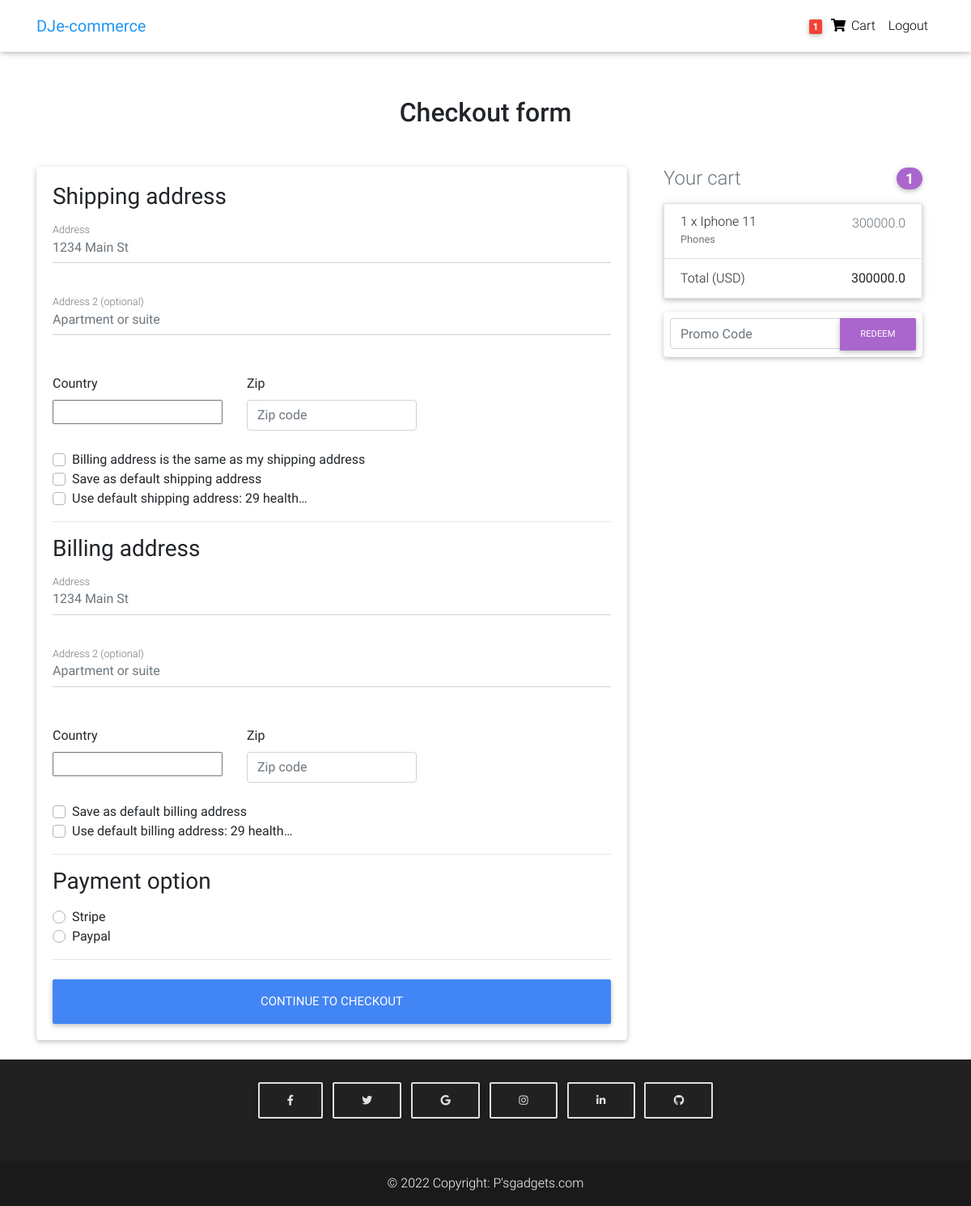
Before: /checkout/ (signed in) with the older database file.
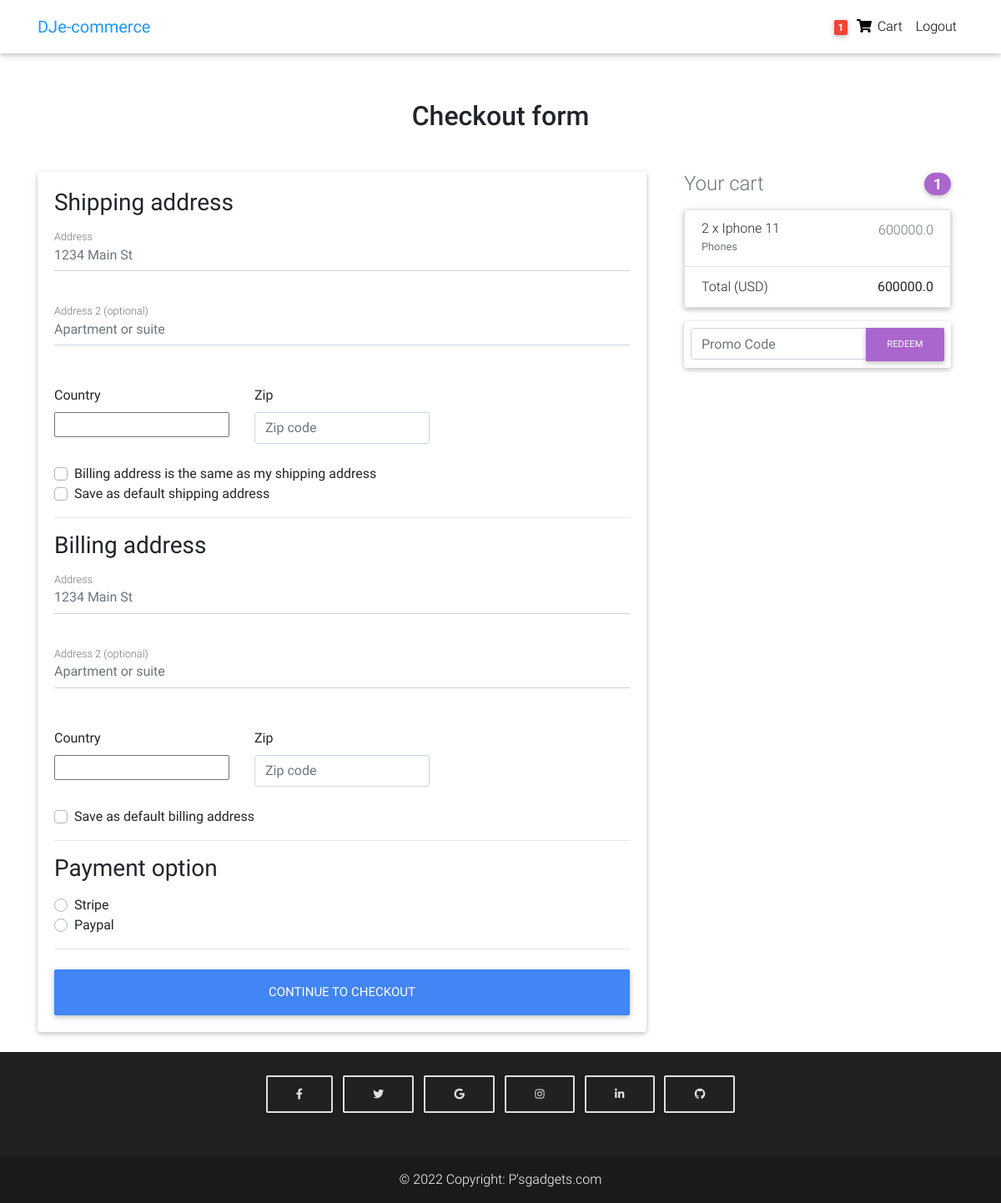
After: the same page with the newer database file.
### store/models.py (models this page shows, shortened)
class Address(models.Model):
    user = models.ForeignKey(settings.AUTH_USER_MODEL, on_delete=models.CASCADE)
    street_address = models.CharField(max_length=100)
    apartment_address = models.CharField(max_length=100)
    country = CountryField(multiple=False)
    zip = models.CharField(max_length=100)
    address_type = models.CharField(max_length=2, choices=ADDRESS_CHOICES)
    default = models.BooleanField(default=False)
    class Meta:
        verbose_name_plural = "Addresses"

class OrderItem(models.Model):
    user = models.ForeignKey(settings.AUTH_USER_MODEL, on_delete=models.CASCADE)
    ordered = models.BooleanField(default=False)
    item = models.ForeignKey(Product, on_delete=models.CASCADE)
    quantity = models.IntegerField(default=1)
    def get_total_item_price(self):
        return self.quantity * self.item.price
    def get_final_price(self):
        if self.item.discount_price:
            return self.get_total_discount_item_price()
        return self.get_total_item_price()

class Product(models.Model):
    title = models.CharField(max_length=100)
    brand = models.CharField(max_length=100)
    model = models.CharField(max_length=250, blank=True, null=True)
    features = models.TextField(blank=True, null=True)
    stock = models.IntegerField(default=100)
    released_on = models.CharField(max_length=100)
    dimensions = models.CharField(max_length=100)
    price = models.FloatField()
    discount_price = models.FloatField(blank=True, null=True)
    category = models.CharField(choices=CATEGORY_CHOICES, max_length=3)
    label =  models.CharField(choices=LABEL_CHOICES, max_length=1)
    slug = models.SlugField()
    description = models.TextField()
    image = models.ImageField(upload_to="product_images")

class Order(models.Model):
    user = models.ForeignKey(settings.AUTH_USER_MODEL, on_delete=models.CASCADE)
    ref_code = models.CharField(max_length=20, blank=True, null=True)
    items = models.ManyToManyField(OrderItem)
    strat_date = models.DateTimeField(auto_now_add=True)
    ordered_date = models.DateTimeField()
    ordered = models.BooleanField(default=False)
    billing_address = models.ForeignKey('Address', related_name="billing_address", on_delete=models.SET_NULL, blank=True, null=True)
    shipping_address = models.ForeignKey('Address', related_name="shipping_address", on_delete=models.SET_NULL, blank=True, null=True)
    payment = models.ForeignKey('Payment', on_delete=models.SET_NULL, blank=True, null=True)
    coupon = models.ForeignKey("Coupon", on_delete=models.SET_NULL, blank=True, null=True)
    being_delivered = models.BooleanField(default=False)
    received = models.BooleanField(default=False)
    refund_requested = models.BooleanField(default=False)
    refund_granted = models.BooleanField(default=False)
    def get_total(self):
        total = 0
        for order_item in self.items.all():
            total += order_item.get_final_price()
        if self.coupon:
            total -= self.coupon.amount
        return total

### store/views.py (the view, shortened to what this page needs)
# urls.py: path("checkout/", CheckoutView.as_view(), name="checkout"),
class CheckoutView(View):
    def get(self, *args, **kwargs):
        try:
            order = Order.objects.get(user=self.request.user, ordered=False)
            form = CheckoutForm()
            context = {
            'form': form,
            'couponform': CouponForm(),
            'order': order,
            'DISPLAY_COUPON_FORM': True,
            }
            shipping_address_qs = Address.objects.filter(
                user=self.request.user,
                address_type="S",
                default=True
            )
            if shipping_address_qs.exists():
                context.update({'default_shipping_address': shipping_address_qs[0]})
            billing_address_qs = Address.objects.filter(
                user=self.request.user,
                address_type="B",
                default=True
            )
            if billing_address_qs.exists():
                context.update({'default_billing_address': billing_address_qs[0]})
            return render(self.request, "store/checkout_3.html", context)
        except ObjectDoesNotExist:
            messages.info(self.request, 'You do not have an active order')
            return redirect("checkout")

### store/forms.py
class CheckoutForm(forms.Form):
    shipping_address = forms.CharField(required=False)
    shipping_address2 = forms.CharField(required=False)
    shipping_country = CountryField(blank_label='(select country)').formfield(
        required=False,
        widget=CountrySelectWidget(attrs={
        'class': 'custom-select d-block w-100'
    }))
    shipping_zip = forms.CharField(required=False)
    billing_address = forms.CharField(required=False)
    billing_address2 = forms.CharField(required=False)
    billing_country = CountryField(blank_label='(select country)').formfield(
        required=False,
        widget=CountrySelectWidget(attrs={'class': 'custom-select d-block w-100',
        }))
    billing_zip = forms.BooleanField(required=False)
    same_billing_address = forms.BooleanField(required=False)
    set_default_shipping = forms.BooleanField(required=False)
    use_default_shipping = forms.BooleanField(required=False)
    set_default_billing = forms.BooleanField(required=False)
    use_default_billing = forms.BooleanField(required=False)
    payment_option = forms.ChoiceField(widget=forms.RadioSelect, choices=PAYMENT_CHOICES)

### store/templates/store/checkout_3.html (shortened to what the changed rows need)
{% extends "store/check_base.html" %}
{% load crispy_forms_tags %}
{% block content %}
  <main >
    <div class="container wow fadeIn">
      <h2 class="my-5 h2 text-center">Checkout form</h2>
      <div class="row">
        <div class="col-md-8 mb-4">
          <div class="card">
            <form method="POST" class="card-body">
              {% if default_shipping_address %}
              <div class="custom-control custom-checkbox">
                <label class="custom-control-label" for="use_default_shipping">Use default shipping address: {{ default_shipping_address.street_address|truncatechars:10 }}</label>
              </div>
              {% endif %}
              {% if default_billing_address %}
              <div class="custom-control custom-checkbox">
                <label class="custom-control-label" for="use_default_billing">Use default billing address: {{ default_billing_address.street_address|truncatechars:10 }}</label>
              </div>
              {% endif %}
            </form>
          </div>
        </div>
        <div class="col-md-4 mb-4">
          {% include "store/snippets.html" %}
        </div>
      </div>
    </div>
  </main>
{% endblock content %}

### store/templates/store/snippets.html (shortened to what this page needs)
<div class="col-md-12 mb-4">
    <h4 class="d-flex justify-content-between align-items-center mb-3">
      <span class="text-muted">Your cart</span>
      <span class="badge badge-secondary badge-pill">{{ order.items.count }}</span>
    </h4>
    <ul class="list-group mb-3 z-depth-1">
      {% for order_item in order.items.all %}
      <li class="list-group-item d-flex justify-content-between lh-condensed">
        <div>
          <h6 class="my-0">{{ order_item.quantity}} x {{ order_item.item.title }}</h6>
          <small class="text-muted">{{ order_item.item.get_category_display }}</small>
        </div>
        <span class="text-muted">{{ order_item.get_final_price}}</span>
      </li>
      {% endfor %}
      <li class="list-group-item d-flex justify-content-between">
        <span>Total (USD)</span>
        <strong>{{ order.get_total }}</strong>
      </li>
    </ul>
    {% if DISPLAY_COUPON_FORM %}
    <form class="card p-2" action="{% url 'add-coupon' %}" method="post">
        <div class="input-group">
        {{ couponform.code }}
        <div class="input-group-append">
            <button class="btn btn-secondary btn-md waves-effect m-0" type="submit">Redeem</button>
        </div>
        </div>
    </form>
    {% endif %}
  </div>

Changed rows visible on the page:
removed Address: street_address "29 health…"
removed Address: street_address "29 health…"
changed Order: get_total "300000.0" → "600000.0"
changed OrderItem "Iphone 11": quantity "1" → "2"; get_final_price "300000.0" → "600000.0"
Other visible differences:
text no longer shown: "Use default shipping address: Use default billing address:"
